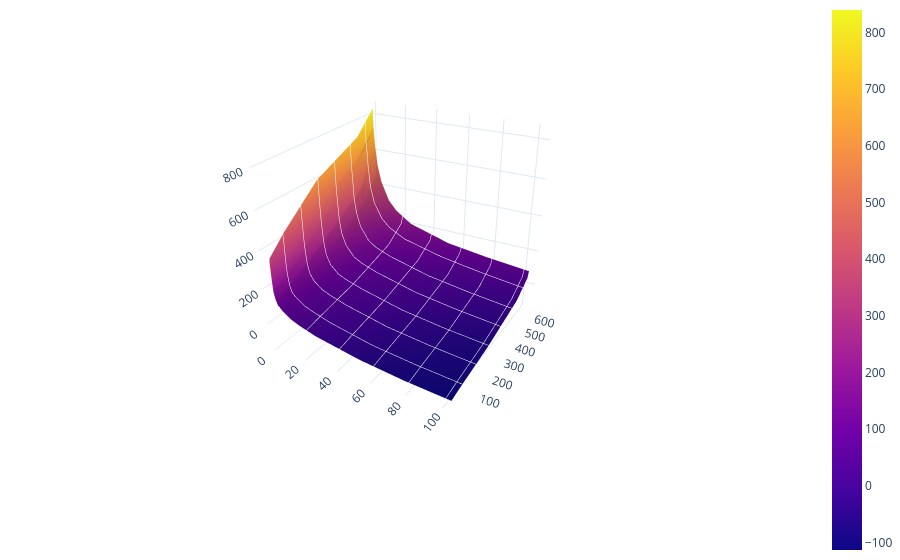

Source (notebook cell):
### Code cell
fig.update_xaxes(
    mirror=True,
    ticks='outside',
    showline=True,
    linecolor='black',
    gridcolor='lightgrey'
)

fig.show()

### Figure 1 — Plotly figure (JSON) as saved in the notebook; plotly's stock layout.template omitted (floating-point values rounded to 4 significant figures)
{"data": [{"contours": {"x": {"color": "White", "show": true}, "y": {"color": "White", "show": true}}, "type": "surface", "x": [24.27, 24.96, 103.7, 295.2, 544.8, 641.1, 652.4], "y": [0.0, 0.2575, 0.515, 1.288, 2.575, 5.15, 10.3, 15.45, 25.75, 51.5, 77.25, 103.0], "z": [[339.4, 353.1, 437.9, 607.6, 721.9, 825.3, 839.7], [236.8, 221.3, 262.9, 458.5, 609.0, 715.0, 740.7], [178.4, 181.4, 219.4, 375.9, 576.5, 713.3, 711.6], [140.2, 139.2, 159.7, 267.6, 428.9, 616.5, 623.4], [108.3, 108.2, 120.7, 191.9, 342.7, 473.7, 525.2], [85.94, 82.25, 97.37, 139.6, 262.8, 370.6, 427.4], [49.33, 48.13, 63.99, 96.13, 184.6, 282.2, 323.9], [28.33, 31.37, 45.1, 76.27, 149.6, 231.7, 270.8], [-3.626, -3.64, 13.6, 46.38, 112.7, 172.8, 208.3], [-55.17, -55.33, -41.69, -11.34, 53.27, 117.1, 141.1], [-89.67, -89.17, -74.29, -46.7, 17.64, 80.18, 109.7], [-113.3, -112.2, -98.75, -71.98, -11.69, 51.51, 86.32]]}], "layout": {"margin": {"b": 0, "l": 0, "r": 0, "t": 0}, "plot_bgcolor": "Green", "scene": {"bgcolor": "White", "camera": {"center": {"x": 0.05, "z": -0.2}, "eye": {"x": 2.6, "y": 1.4, "z": 1.4}}, "xaxis": {"autorange": "reversed", "gridcolor": "White", "title": {"text": ""}}, "yaxis": {"title": {"text": ""}}, "zaxis": {"title": {"text": ""}}}, "xaxis": {"gridcolor": "lightgrey", "linecolor": "black", "mirror": true, "showline": true, "ticks": "outside"}}}
